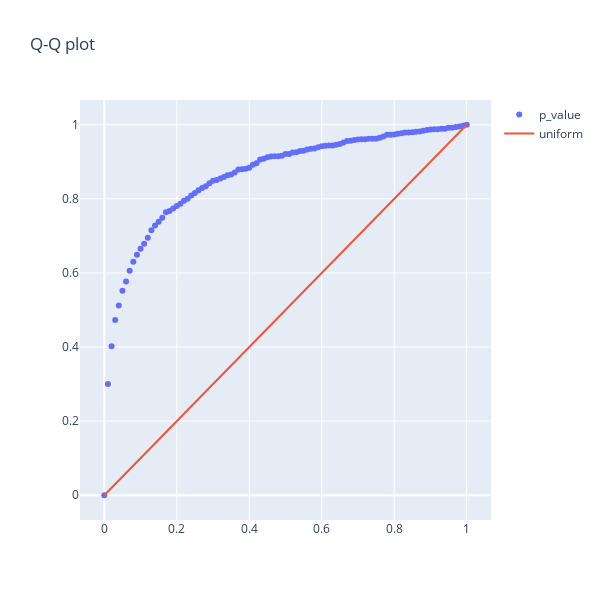

Notebook code cell kept with this figure:
### Code cell
get_qq_plot(get_lin("lin", 0.005))
